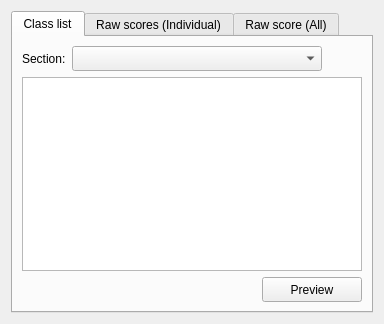
      <widget class="QWidget" name="pageReports">
       <property name="styleSheet">
        <string notr="true">color: rgb(0, 0, 0);</string>
       </property>
       <layout class="QVBoxLayout" name="verticalLayout_4">
        <item>
         <widget class="QTabWidget" name="tabWidget">
          <property name="currentIndex">
           <number>0</number>
          </property>
          <widget class="QWidget" name="tab">
           <attribute name="title">
            <string>Class list</string>
           </attribute>
           <layout class="QVBoxLayout" name="verticalLayout_7">
            <item>
             <layout class="QHBoxLayout" name="horizontalLayout_9">
              <item>
               <widget class="QLabel" name="label_18">
                <property name="text">
                 <string>Section:</string>
                </property>
               </widget>
              </item>
              <item>
               <widget class="QComboBox" name="comboBox_ReportsSection">
                <property name="minimumSize">
                 <size>
                  <width>250</width>
                  <height>25</height>
                 </size>
                </property>
                <property name="styleSheet">
                 <string notr="true">padding-left: 5px;</string>
                </property>
               </widget>
              </item>
              <item>
               <spacer name="horizontalSpacer_4">
                <property name="orientation">
                 <enum>Qt::Horizontal</enum>
                </property>
                <property name="sizeHint" stdset="0">
                 <size>
                  <width>40</width>
                  <height>20</height>
                 </size>
                </property>
               </spacer>
              </item>
             </layout>
            </item>
            <item>
             <widget class="QTableWidget" name="tableWidget"/>
            </item>
            <item>
             <layout class="QHBoxLayout" name="horizontalLayout_10">
              <item>
               <spacer name="horizontalSpacer_7">
                <property name="orientation">
                 <enum>Qt::Horizontal</enum>
                </property>
                <property name="sizeHint" stdset="0">
                 <size>
                  <width>40</width>
                  <height>20</height>
                 </size>
                </property>
               </spacer>
              </item>
              <item>
               <widget class="QPushButton" name="btnPreview">
                <property name="minimumSize">
                 <size>
                  <width>100</width>
                  <height>25</height>
                 </size>
                </property>
                <property name="text">
                 <string>Preview</string>
                </property>
               </widget>
              </item>
             </layout>
            </item>
           </layout>
          </widget>
          <widget class="QWidget" name="tab_2">
           <attribute name="title">
            <string>Raw scores (Individual)</string>
           </attribute>
          </widget>
          <widget class="QWidget" name="tab_3">
           <attribute name="title">
            <string>Raw score (All)</string>
           </attribute>
          </widget>
         </widget>
        </item>
       </layout>
      </widget>
